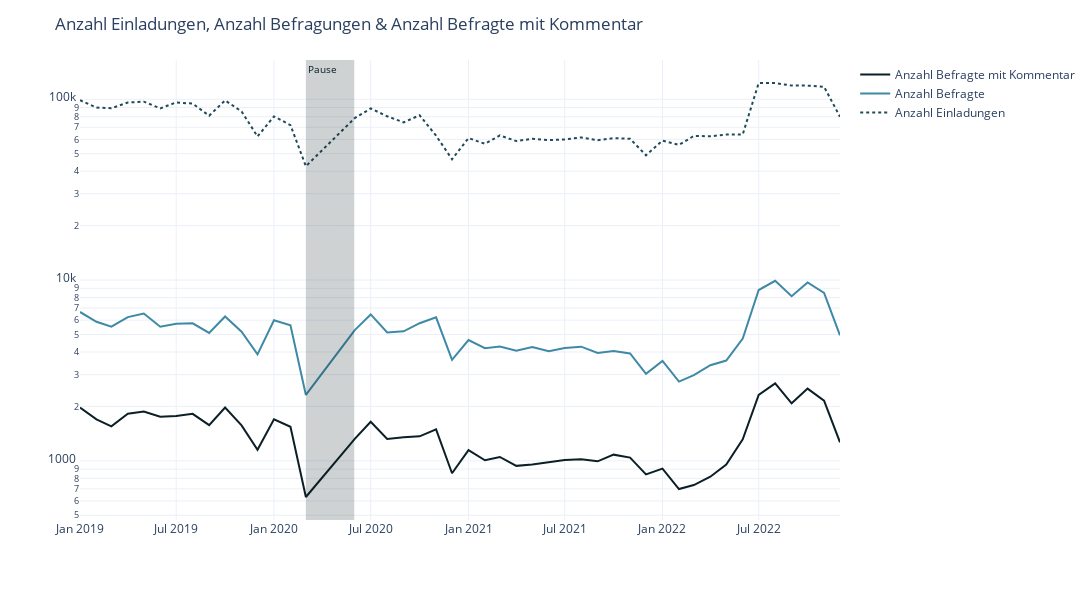

Notebook code for this chart:
### Code cell
fig = px.line(df_counts_month,
              x="yearmonth",
              y=['Anzahl Befragte mit Kommentar', 'Anzahl Befragte','Anzahl Einladungen'],
              color_discrete_sequence=color_discrete_sequence,
              template=template)

fig.update_layout(
    title="Anzahl Einladungen, Anzahl Befragungen & Anzahl Befragte mit Kommentar",
    yaxis_title='',
    xaxis_title='',
    width=1200, 
    height=600,
    legend_title="")

fig.update_traces(line_width=2)
fig.update_traces(patch={"line": {"dash": 'dot'}}, selector={"legendgroup": "Anzahl Einladungen"})

fig.update_yaxes(type="log") 

fig.add_vrect(
    x0="2020-03-01",
    x1="2020-05-31",
    line_width=0,
    fillcolor="#0B1F26",
    opacity=0.2,
    annotation_text="Pause",
    annotation_position="top left",
    annotation_font_size=10,
    annotation_font_color="#0B1F26",
)

fig.update_traces(connectgaps=False)

fig.show()

pio.write_image(fig,"images/fig-anteil_befragte_und_anzahl_kommentare.svg") #save fig as svg

### Figure 1 — Plotly figure (JSON) as saved in the notebook; plotly's stock layout.template omitted (floating-point values rounded to 4 significant figures)
{"data": [{"connectgaps": false, "hovertemplate": "variable=Anzahl Befragte mit Kommentar<br>yearmonth=%{x}<br>value=%{y}<extra></extra>", "legendgroup": "Anzahl Befragte mit Kommentar", "line": {"color": "#0B1F26", "dash": "solid", "width": 2}, "marker": {"symbol": "circle"}, "mode": "lines", "name": "Anzahl Befragte mit Kommentar", "orientation": "v", "showlegend": true, "type": "scatter", "x": ["2019-01-01T00:00:00", "2019-02-01T00:00:00", "2019-03-01T00:00:00", "2019-04-01T00:00:00", "2019-05-01T00:00:00", "2019-06-01T00:00:00", "2019-07-01T00:00:00", "2019-08-01T00:00:00", "2019-09-01T00:00:00", "2019-10-01T00:00:00", "2019-11-01T00:00:00", "2019-12-01T00:00:00", "2020-01-01T00:00:00", "2020-02-01T00:00:00", "2020-03-01T00:00:00", "2020-06-01T00:00:00", "2020-07-01T00:00:00", "2020-08-01T00:00:00", "2020-09-01T00:00:00", "2020-10-01T00:00:00", "2020-11-01T00:00:00", "2020-12-01T00:00:00", "2021-01-01T00:00:00", "2021-02-01T00:00:00", "2021-03-01T00:00:00", "2021-04-01T00:00:00", "2021-05-01T00:00:00", "2021-06-01T00:00:00", "2021-07-01T00:00:00", "2021-08-01T00:00:00", "2021-09-01T00:00:00", "2021-10-01T00:00:00", "2021-11-01T00:00:00", "2021-12-01T00:00:00", "2022-01-01T00:00:00", "2022-02-01T00:00:00", "2022-03-01T00:00:00", "2022-04-01T00:00:00", "2022-05-01T00:00:00", "2022-06-01T00:00:00", "2022-07-01T00:00:00", "2022-08-01T00:00:00", "2022-09-01T00:00:00", "2022-10-01T00:00:00", "2022-11-01T00:00:00", "2022-12-01T00:00:00"], "xaxis": "x", "y": [1973, 1696, 1552, 1823, 1876, 1753, 1769, 1820, 1577, 1972, 1571, 1151, 1696, 1544, 631, 1323, 1645, 1322, 1352, 1367, 1492, 854, 1145, 1007, 1051, 938, 954, 985, 1012, 1020, 994, 1082, 1042, 841, 905, 698, 735, 817, 954, 1316, 2316, 2684, 2082, 2510, 2153, 1266], "yaxis": "y"}, {"connectgaps": false, "hovertemplate": "variable=Anzahl Befragte<br>yearmonth=%{x}<br>value=%{y}<extra></extra>", "legendgroup": "Anzahl Befragte", "line": {"color": "#3F89A6", "dash": "solid", "width": 2}, "marker": {"symbol": "circle"}, "mode": "lines", "name": "Anzahl Befragte", "orientation": "v", "showlegend": true, "type": "scatter", "x": ["2019-01-01T00:00:00", "2019-02-01T00:00:00", "2019-03-01T00:00:00", "2019-04-01T00:00:00", "2019-05-01T00:00:00", "2019-06-01T00:00:00", "2019-07-01T00:00:00", "2019-08-01T00:00:00", "2019-09-01T00:00:00", "2019-10-01T00:00:00", "2019-11-01T00:00:00", "2019-12-01T00:00:00", "2020-01-01T00:00:00", "2020-02-01T00:00:00", "2020-03-01T00:00:00", "2020-06-01T00:00:00", "2020-07-01T00:00:00", "2020-08-01T00:00:00", "2020-09-01T00:00:00", "2020-10-01T00:00:00", "2020-11-01T00:00:00", "2020-12-01T00:00:00", "2021-01-01T00:00:00", "2021-02-01T00:00:00", "2021-03-01T00:00:00", "2021-04-01T00:00:00", "2021-05-01T00:00:00", "2021-06-01T00:00:00", "2021-07-01T00:00:00", "2021-08-01T00:00:00", "2021-09-01T00:00:00", "2021-10-01T00:00:00", "2021-11-01T00:00:00", "2021-12-01T00:00:00", "2022-01-01T00:00:00", "2022-02-01T00:00:00", "2022-03-01T00:00:00", "2022-04-01T00:00:00", "2022-05-01T00:00:00", "2022-06-01T00:00:00", "2022-07-01T00:00:00", "2022-08-01T00:00:00", "2022-09-01T00:00:00", "2022-10-01T00:00:00", "2022-11-01T00:00:00", "2022-12-01T00:00:00"], "xaxis": "x", "y": [6660, 5875, 5519, 6236, 6528, 5519, 5736, 5766, 5097, 6289, 5181, 3882, 5989, 5618, 2314, 5287, 6453, 5126, 5207, 5770, 6218, 3621, 4656, 4195, 4285, 4065, 4261, 4041, 4204, 4282, 3952, 4053, 3926, 3027, 3572, 2745, 2979, 3379, 3587, 4746, 8804, 9898, 8138, 9705, 8477, 4944], "yaxis": "y"}, {"connectgaps": false, "hovertemplate": "variable=Anzahl Einladungen<br>yearmonth=%{x}<br>value=%{y}<extra></extra>", "legendgroup": "Anzahl Einladungen", "line": {"color": "#204959", "dash": "dot", "width": 2}, "marker": {"symbol": "circle"}, "mode": "lines", "name": "Anzahl Einladungen", "orientation": "v", "showlegend": true, "type": "scatter", "x": ["2019-01-01T00:00:00", "2019-02-01T00:00:00", "2019-03-01T00:00:00", "2019-04-01T00:00:00", "2019-05-01T00:00:00", "2019-06-01T00:00:00", "2019-07-01T00:00:00", "2019-08-01T00:00:00", "2019-09-01T00:00:00", "2019-10-01T00:00:00", "2019-11-01T00:00:00", "2019-12-01T00:00:00", "2020-01-01T00:00:00", "2020-02-01T00:00:00", "2020-03-01T00:00:00", "2020-06-01T00:00:00", "2020-07-01T00:00:00", "2020-08-01T00:00:00", "2020-09-01T00:00:00", "2020-10-01T00:00:00", "2020-11-01T00:00:00", "2020-12-01T00:00:00", "2021-01-01T00:00:00", "2021-02-01T00:00:00", "2021-03-01T00:00:00", "2021-04-01T00:00:00", "2021-05-01T00:00:00", "2021-06-01T00:00:00", "2021-07-01T00:00:00", "2021-08-01T00:00:00", "2021-09-01T00:00:00", "2021-10-01T00:00:00", "2021-11-01T00:00:00", "2021-12-01T00:00:00", "2022-01-01T00:00:00", "2022-02-01T00:00:00", "2022-03-01T00:00:00", "2022-04-01T00:00:00", "2022-05-01T00:00:00", "2022-06-01T00:00:00", "2022-07-01T00:00:00", "2022-08-01T00:00:00", "2022-09-01T00:00:00", "2022-10-01T00:00:00", "2022-11-01T00:00:00", "2022-12-01T00:00:00"], "xaxis": "x", "y": [98702, 89940, 89195, 95995, 96976, 89030, 96093, 94564, 81106, 98533, 85636, 62260, 80379, 71945, 42605, 78652, 88898, 80506, 74453, 81561, 62864, 46575, 60990, 56717, 63058, 58703, 60419, 59479, 59906, 61496, 59417, 60933, 60439, 48990, 59015, 55877, 62680, 62373, 63759, 63948, 122915, 122993, 118960, 118960, 117247, 80000], "yaxis": "y"}], "layout": {"annotations": [{"font": {"color": "#0B1F26", "size": 10}, "showarrow": false, "text": "Pause", "x": "2020-03-01", "xanchor": "left", "xref": "x", "y": 1, "yanchor": "top", "yref": "y domain"}], "height": 600, "legend": {"title": {"text": ""}, "tracegroupgap": 0}, "margin": {"t": 60}, "shapes": [{"fillcolor": "#0B1F26", "line": {"width": 0}, "opacity": 0.2, "type": "rect", "x0": "2020-03-01", "x1": "2020-05-31", "xref": "x", "y0": 0, "y1": 1, "yref": "y domain"}], "title": {"text": "Anzahl Einladungen, Anzahl Befragungen & Anzahl Befragte mit Kommentar"}, "width": 1200, "xaxis": {"anchor": "y", "domain": [0, 1], "title": {"text": ""}}, "yaxis": {"anchor": "x", "domain": [0, 1], "title": {"text": ""}, "type": "log"}}}
